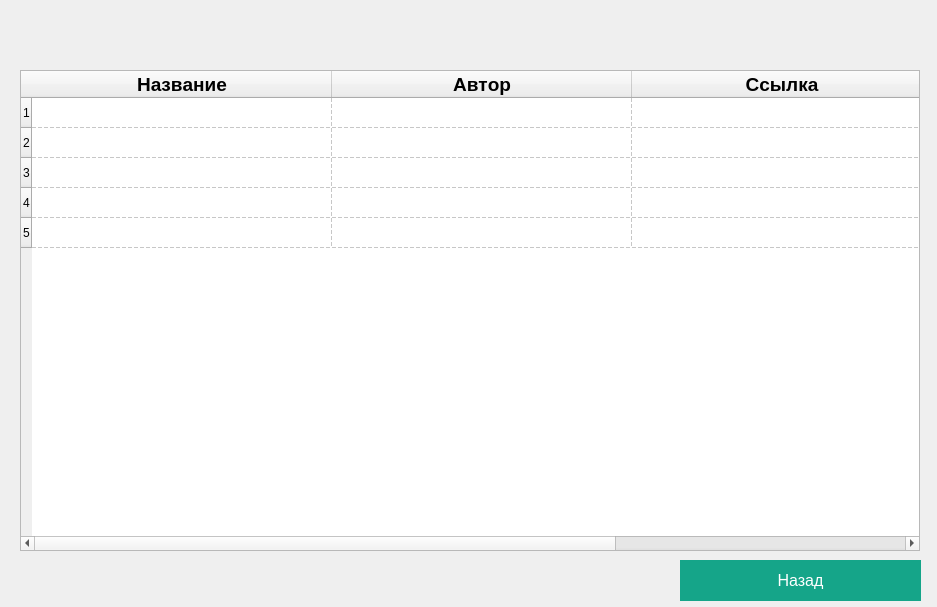
<?xml version="1.0" encoding="UTF-8"?>
<ui version="4.0">
 <class>Form</class>
 <widget class="QWidget" name="Form">
  <property name="geometry">
   <rect>
    <x>0</x>
    <y>0</y>
    <width>937</width>
    <height>607</height>
   </rect>
  </property>
  <property name="contextMenuPolicy">
   <enum>Qt::PreventContextMenu</enum>
  </property>
  <property name="windowTitle">
   <string>Form</string>
  </property>
  <property name="windowIcon">
   <iconset>
    <normaloff>../icon.png</normaloff>../icon.png</iconset>
  </property>
  <property name="styleSheet">
   <string notr="true"/>
  </property>
  <widget class="QLabel" name="Label">
   <property name="geometry">
    <rect>
     <x>50</x>
     <y>10</y>
     <width>181</width>
     <height>51</height>
    </rect>
   </property>
   <property name="styleSheet">
    <string notr="true">color: #000;
font-size: 16px;
font-weight:700;
</string>
   </property>
   <property name="text">
    <string/>
   </property>
  </widget>
  <widget class="QLabel" name="Search">
   <property name="geometry">
    <rect>
     <x>260</x>
     <y>20</y>
     <width>161</width>
     <height>41</height>
    </rect>
   </property>
   <property name="styleSheet">
    <string notr="true">color: rgb(117, 117, 117);
font-size: 14px;
font-weight:400;</string>
   </property>
   <property name="text">
    <string/>
   </property>
  </widget>
  <widget class="QTableWidget" name="tableWidget">
   <property name="geometry">
    <rect>
     <x>20</x>
     <y>70</y>
     <width>900</width>
     <height>481</height>
    </rect>
   </property>
   <property name="sizePolicy">
    <sizepolicy hsizetype="Maximum" vsizetype="Maximum">
     <horstretch>0</horstretch>
     <verstretch>0</verstretch>
    </sizepolicy>
   </property>
   <property name="minimumSize">
    <size>
     <width>430</width>
     <height>400</height>
    </size>
   </property>
   <property name="maximumSize">
    <size>
     <width>900</width>
     <height>16777215</height>
    </size>
   </property>
   <property name="sizeIncrement">
    <size>
     <width>100</width>
     <height>60</height>
    </size>
   </property>
   <property name="baseSize">
    <size>
     <width>100</width>
     <height>60</height>
    </size>
   </property>
   <property name="font">
    <font>
     <kerning>false</kerning>
    </font>
   </property>
   <property name="contextMenuPolicy">
    <enum>Qt::ActionsContextMenu</enum>
   </property>
   <property name="layoutDirection">
    <enum>Qt::LeftToRight</enum>
   </property>
   <property name="styleSheet">
    <string notr="true"/>
   </property>
   <property name="autoScrollMargin">
    <number>0</number>
   </property>
   <property name="editTriggers">
    <set>QAbstractItemView::NoEditTriggers</set>
   </property>
   <property name="textElideMode">
    <enum>Qt::ElideLeft</enum>
   </property>
   <property name="showGrid">
    <bool>true</bool>
   </property>
   <property name="gridStyle">
    <enum>Qt::DashLine</enum>
   </property>
   <property name="sortingEnabled">
    <bool>false</bool>
   </property>
   <property name="wordWrap">
    <bool>true</bool>
   </property>
   <property name="rowCount">
    <number>5</number>
   </property>
   <attribute name="horizontalHeaderCascadingSectionResizes">
    <bool>false</bool>
   </attribute>
   <attribute name="horizontalHeaderMinimumSectionSize">
    <number>79</number>
   </attribute>
   <attribute name="horizontalHeaderDefaultSectionSize">
    <number>300</number>
   </attribute>
   <attribute name="horizontalHeaderHighlightSections">
    <bool>true</bool>
   </attribute>
   <attribute name="horizontalHeaderStretchLastSection">
    <bool>false</bool>
   </attribute>
   <attribute name="verticalHeaderDefaultSectionSize">
    <number>30</number>
   </attribute>
   <row/>
   <row/>
   <row/>
   <row/>
   <row/>
   <column>
    <property name="text">
     <string>Название</string>
    </property>
    <property name="font">
     <font>
      <pointsize>14</pointsize>
      <weight>75</weight>
      <bold>true</bold>
     </font>
    </property>
    <property name="textAlignment">
     <set>AlignCenter</set>
    </property>
   </column>
   <column>
    <property name="text">
     <string>Автор</string>
    </property>
    <property name="font">
     <font>
      <pointsize>14</pointsize>
      <weight>75</weight>
      <bold>true</bold>
     </font>
    </property>
    <property name="textAlignment">
     <set>AlignCenter</set>
    </property>
   </column>
   <column>
    <property name="text">
     <string>Ссылка</string>
    </property>
    <property name="font">
     <font>
      <family>MS Shell Dlg 2</family>
      <pointsize>14</pointsize>
      <weight>75</weight>
      <bold>true</bold>
     </font>
    </property>
    <property name="textAlignment">
     <set>AlignCenter</set>
    </property>
   </column>
   <item row="0" column="0">
    <property name="text">
     <string/>
    </property>
    <property name="font">
     <font>
      <kerning>false</kerning>
     </font>
    </property>
    <property name="textAlignment">
     <set>AlignLeading|AlignTop</set>
    </property>
   </item>
   <item row="1" column="0">
    <property name="text">
     <string/>
    </property>
    <property name="textAlignment">
     <set>AlignLeading|AlignTop</set>
    </property>
   </item>
  </widget>
  <widget class="QPushButton" name="Back">
   <property name="geometry">
    <rect>
     <x>680</x>
     <y>560</y>
     <width>241</width>
     <height>41</height>
    </rect>
   </property>
   <property name="styleSheet">
    <string notr="true">background:#15a589;
color: #fff;
font-size: 16px;
border-radius: 0 ;

</string>
   </property>
   <property name="text">
    <string>Назад</string>
   </property>
  </widget>
 </widget>
 <resources/>
 <connections/>
</ui>
